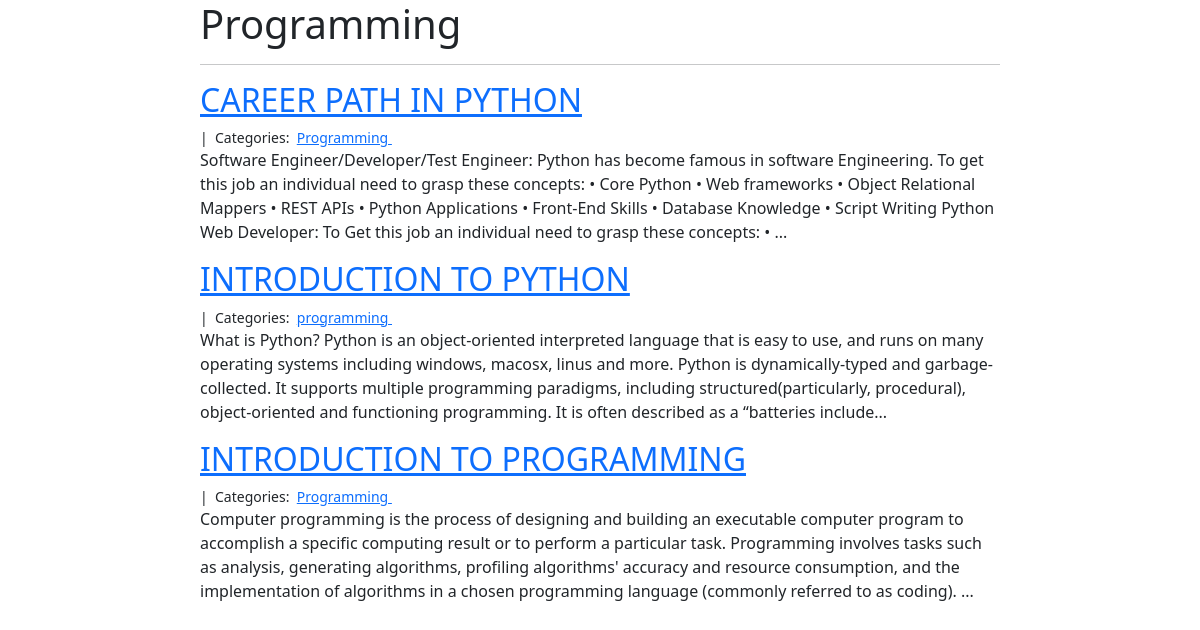
Screenshot of /Programming/ with the database file from the repository.
### blogapp/models.py (models this page shows)
class Post(models.Model):
    title = models.CharField(max_length=100)
    date_created = models.DateTimeField(default=None)
    thumbnail = models.FileField(upload_to = 'media/thumbnails')
    body = models.TextField()
    categories = models.ManyToManyField('Category', related_name='posts')

class Category(models.Model):
    name = models.CharField(max_length=20)

### blogapp/views.py (the view)
# urls.py: path("<category>/", views.blog_category, name="blog_category"),
def blog_category(request, category):
    posts = Post.objects.filter(categories__name__contains=category).order_by('-date_created')
    context = {
        "category": category,
        "posts": posts
    }
    return render(request, "blog_category.html", context)

### blogapp/templates/blog_category.html (shortened to what this page needs)
{% extends "base.html" %}
{% block page_content %}
{% load static%}
<link rel="stylesheet" href="{%static 'css\bootstrap.min.css'%}">
<div class="col-md-8 offset-md-2">
    <h1>{{ category | title }}</h1>
    <hr>
    {% for post in posts %}
        <h2><a href="{% url 'blog_detail' post.pk%}">{{ post.title }}</a></h2>
        <small>
            {{ post.created_on.date }} |&nbsp;
            Categories:&nbsp;
            {% for category in post.categories.all %}
            <a href="{% url 'blog_category' category.name %}">
                {{ category.name }}
            </a>&nbsp;
            {% endfor %}
        </small>
        <p>{{ post.body | slice:":400" }}...</p>
    {% endfor %}
</div>
{% endblock %}

### rows the page displays
Post: title "CAREER PATH IN PYTHON", body "Software Engineer/Developer/Test Engineer: Python has become famous in software Engineering. To get this job an individual need to grasp these concepts: • Core Python • Web frameworks • Object Relational Mappers • REST APIs • Python Applications • Front-End Skills • Database Knowledge • Script Writing Python Web Developer: To Get this job an individual need to grasp these concepts: •"
Category: name "Programming"
Post: title "INTRODUCTION TO PYTHON", body "What is Python? Python is an object-oriented interpreted language that is easy to use, and runs on many operating systems including windows, macosx, linus and more. Python is dynamically-typed and garbage-collected. It supports multiple programming paradigms, including structured(particularly, procedural), object-oriented and functioning programming. It is often described as a “batteries include"
Category: name "programming"
Post: title "INTRODUCTION TO PROGRAMMING", body "Computer programming is the process of designing and building an executable computer program to accomplish a specific computing result or to perform a particular task. Programming involves tasks such as analysis, generating algorithms, profiling algorithms' accuracy and resource consumption, and the implementation of algorithms in a chosen programming language (commonly referred to as coding)."
